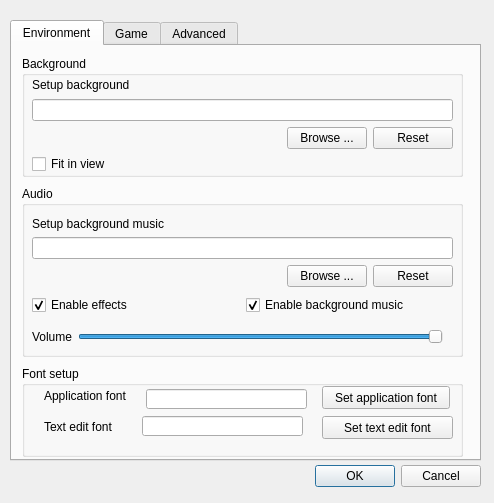
<?xml version="1.0" encoding="UTF-8"?>
<ui version="4.0">
 <class>ConfigDialog</class>
 <widget class="QDialog" name="ConfigDialog">
  <property name="windowModality">
   <enum>Qt::WindowModal</enum>
  </property>
  <property name="geometry">
   <rect>
    <x>0</x>
    <y>0</y>
    <width>494</width>
    <height>503</height>
   </rect>
  </property>
  <property name="windowTitle">
   <string>Config dialog</string>
  </property>
  <widget class="QTabWidget" name="tabWidget">
   <property name="geometry">
    <rect>
     <x>10</x>
     <y>20</y>
     <width>471</width>
     <height>441</height>
    </rect>
   </property>
   <property name="currentIndex">
    <number>0</number>
   </property>
   <widget class="QWidget" name="envTab">
    <attribute name="title">
     <string>Environment</string>
    </attribute>
    <widget class="QGroupBox" name="audioGroupBox">
     <property name="geometry">
      <rect>
       <x>10</x>
       <y>140</y>
       <width>441</width>
       <height>171</height>
      </rect>
     </property>
     <property name="title">
      <string>Audio</string>
     </property>
     <widget class="QWidget" name="layoutWidget">
      <property name="geometry">
       <rect>
        <x>10</x>
        <y>30</y>
        <width>421</width>
        <height>71</height>
       </rect>
      </property>
      <layout class="QVBoxLayout" name="verticalLayout_5">
       <item>
        <widget class="QLabel" name="setupBgMusicLabel">
         <property name="text">
          <string>Setup background music</string>
         </property>
         <property name="buddy">
          <cstring>bgMusicPathLineEdit</cstring>
         </property>
        </widget>
       </item>
       <item>
        <widget class="QLineEdit" name="bgMusicPathLineEdit">
         <property name="readOnly">
          <bool>true</bool>
         </property>
        </widget>
       </item>
       <item>
        <layout class="QHBoxLayout" name="horizontalLayout_2">
         <item>
          <spacer name="horizontalSpacer_2">
           <property name="orientation">
            <enum>Qt::Horizontal</enum>
           </property>
           <property name="sizeHint" stdset="0">
            <size>
             <width>40</width>
             <height>20</height>
            </size>
           </property>
          </spacer>
         </item>
         <item>
          <widget class="QPushButton" name="browseBgMusicButton">
           <property name="text">
            <string>Browse ...</string>
           </property>
          </widget>
         </item>
         <item>
          <widget class="QPushButton" name="resetBgMusicButton">
           <property name="text">
            <string>Reset</string>
           </property>
          </widget>
         </item>
        </layout>
       </item>
      </layout>
     </widget>
     <widget class="QWidget" name="layoutWidget">
      <property name="geometry">
       <rect>
        <x>10</x>
        <y>110</y>
        <width>421</width>
        <height>18</height>
       </rect>
      </property>
      <layout class="QHBoxLayout" name="horizontalLayout_3">
       <item>
        <widget class="QCheckBox" name="enableEffectCheckBox">
         <property name="text">
          <string>Enable effects</string>
         </property>
         <property name="checked">
          <bool>true</bool>
         </property>
        </widget>
       </item>
       <item>
        <widget class="QCheckBox" name="enableBgMusicCheckBox">
         <property name="text">
          <string>Enable background music</string>
         </property>
         <property name="checked">
          <bool>true</bool>
         </property>
        </widget>
       </item>
      </layout>
     </widget>
     <widget class="QWidget" name="layoutWidget">
      <property name="geometry">
       <rect>
        <x>10</x>
        <y>140</y>
        <width>411</width>
        <height>21</height>
       </rect>
      </property>
      <layout class="QHBoxLayout" name="horizontalLayout_5">
       <item>
        <widget class="QLabel" name="volumeLabel">
         <property name="text">
          <string>Volume</string>
         </property>
         <property name="buddy">
          <cstring>volumeSlider</cstring>
         </property>
        </widget>
       </item>
       <item>
        <widget class="QSlider" name="volumeSlider">
         <property name="maximum">
          <number>100</number>
         </property>
         <property name="value">
          <number>100</number>
         </property>
         <property name="orientation">
          <enum>Qt::Horizontal</enum>
         </property>
        </widget>
       </item>
      </layout>
     </widget>
    </widget>
    <widget class="QGroupBox" name="bgGroupBox">
     <property name="geometry">
      <rect>
       <x>10</x>
       <y>10</y>
       <width>441</width>
       <height>121</height>
      </rect>
     </property>
     <property name="title">
      <string>Background</string>
     </property>
     <widget class="QWidget" name="layoutWidget">
      <property name="geometry">
       <rect>
        <x>10</x>
        <y>20</y>
        <width>421</width>
        <height>73</height>
       </rect>
      </property>
      <layout class="QVBoxLayout" name="verticalLayout_2">
       <item>
        <layout class="QVBoxLayout" name="verticalLayout">
         <item>
          <widget class="QLabel" name="backgrounSetupLabel">
           <property name="text">
            <string>Setup background</string>
           </property>
           <property name="buddy">
            <cstring>bgPathLineEdit</cstring>
           </property>
          </widget>
         </item>
         <item>
          <widget class="QLineEdit" name="bgPathLineEdit">
           <property name="readOnly">
            <bool>true</bool>
           </property>
          </widget>
         </item>
        </layout>
       </item>
       <item>
        <layout class="QHBoxLayout" name="horizontalLayout">
         <item>
          <spacer name="horizontalSpacer">
           <property name="orientation">
            <enum>Qt::Horizontal</enum>
           </property>
           <property name="sizeHint" stdset="0">
            <size>
             <width>40</width>
             <height>20</height>
            </size>
           </property>
          </spacer>
         </item>
         <item>
          <widget class="QPushButton" name="browseBgButton">
           <property name="text">
            <string>Browse ...</string>
           </property>
          </widget>
         </item>
         <item>
          <widget class="QPushButton" name="resetBgButton">
           <property name="text">
            <string>Reset</string>
           </property>
          </widget>
         </item>
        </layout>
       </item>
      </layout>
     </widget>
     <widget class="QCheckBox" name="fitInViewCheckBox">
      <property name="geometry">
       <rect>
        <x>10</x>
        <y>100</y>
        <width>151</width>
        <height>16</height>
       </rect>
      </property>
      <property name="text">
       <string>Fit in view</string>
      </property>
     </widget>
     <zorder>fitInViewCheckBox</zorder>
     <zorder>layoutWidget</zorder>
    </widget>
    <widget class="QGroupBox" name="fontSetupGroupBox">
     <property name="geometry">
      <rect>
       <x>10</x>
       <y>320</y>
       <width>441</width>
       <height>91</height>
      </rect>
     </property>
     <property name="title">
      <string>Font setup</string>
     </property>
     <widget class="QPushButton" name="changeAppFontButton">
      <property name="geometry">
       <rect>
        <x>300</x>
        <y>20</y>
        <width>128</width>
        <height>23</height>
       </rect>
      </property>
      <property name="text">
       <string>Set application font</string>
      </property>
     </widget>
     <widget class="QLabel" name="appFontLabel">
      <property name="geometry">
       <rect>
        <x>22</x>
        <y>22</y>
        <width>96</width>
        <height>16</height>
       </rect>
      </property>
      <property name="text">
       <string>Application font</string>
      </property>
     </widget>
     <widget class="QLineEdit" name="appFontLineEdit">
      <property name="enabled">
       <bool>true</bool>
      </property>
      <property name="geometry">
       <rect>
        <x>124</x>
        <y>23</y>
        <width>161</width>
        <height>20</height>
       </rect>
      </property>
      <property name="readOnly">
       <bool>true</bool>
      </property>
     </widget>
     <widget class="QLineEdit" name="textEditFontLineEdit">
      <property name="enabled">
       <bool>true</bool>
      </property>
      <property name="geometry">
       <rect>
        <x>120</x>
        <y>50</y>
        <width>161</width>
        <height>20</height>
       </rect>
      </property>
      <property name="readOnly">
       <bool>false</bool>
      </property>
     </widget>
     <widget class="QPushButton" name="setTextEditFontButton">
      <property name="geometry">
       <rect>
        <x>300</x>
        <y>50</y>
        <width>131</width>
        <height>23</height>
       </rect>
      </property>
      <property name="text">
       <string>Set text edit font</string>
      </property>
     </widget>
     <widget class="QLabel" name="textEditFontLabel">
      <property name="geometry">
       <rect>
        <x>22</x>
        <y>53</y>
        <width>91</width>
        <height>16</height>
       </rect>
      </property>
      <property name="text">
       <string>Text edit font</string>
      </property>
     </widget>
    </widget>
   </widget>
   <widget class="QWidget" name="gameTab">
    <attribute name="title">
     <string>Game</string>
    </attribute>
    <widget class="QWidget" name="layoutWidget">
     <property name="geometry">
      <rect>
       <x>10</x>
       <y>20</y>
       <width>236</width>
       <height>22</height>
      </rect>
     </property>
     <layout class="QFormLayout" name="formLayout">
      <property name="fieldGrowthPolicy">
       <enum>QFormLayout::AllNonFixedFieldsGrow</enum>
      </property>
      <item row="0" column="0">
       <widget class="QLabel" name="nullificationLabel">
        <property name="text">
         <string>Nullification count down</string>
        </property>
       </widget>
      </item>
      <item row="0" column="1">
       <widget class="QSpinBox" name="nullificationSpinBox">
        <property name="suffix">
         <string> seconds</string>
        </property>
        <property name="minimum">
         <number>5</number>
        </property>
        <property name="maximum">
         <number>15</number>
        </property>
        <property name="value">
         <number>8</number>
        </property>
       </widget>
      </item>
     </layout>
    </widget>
    <widget class="QCheckBox" name="neverNullifyMyTrickCheckBox">
     <property name="geometry">
      <rect>
       <x>10</x>
       <y>60</y>
       <width>239</width>
       <height>16</height>
      </rect>
     </property>
     <property name="text">
      <string>Never nullify my single target trick</string>
     </property>
     <property name="checked">
      <bool>true</bool>
     </property>
    </widget>
   </widget>
   <widget class="QWidget" name="advanced">
    <attribute name="title">
     <string>Advanced</string>
    </attribute>
    <widget class="QGroupBox" name="wanGroupBox">
     <property name="geometry">
      <rect>
       <x>20</x>
       <y>20</y>
       <width>431</width>
       <height>131</height>
      </rect>
     </property>
     <property name="title">
      <string>WAN config (Base on IRC network)</string>
     </property>
     <widget class="QWidget" name="layoutWidget">
      <property name="geometry">
       <rect>
        <x>10</x>
        <y>20</y>
        <width>411</width>
        <height>100</height>
       </rect>
      </property>
      <layout class="QFormLayout" name="formLayout_2">
       <item row="0" column="1">
        <widget class="QLineEdit" name="ircHostLineEdit">
         <property name="text">
          <string>irc.freenode.net</string>
         </property>
         <property name="alignment">
          <set>Qt::AlignLeading|Qt::AlignLeft|Qt::AlignVCenter</set>
         </property>
        </widget>
       </item>
       <item row="0" column="0">
        <widget class="QLabel" name="ircHostLabel">
         <property name="text">
          <string>Host</string>
         </property>
        </widget>
       </item>
       <item row="1" column="1">
        <widget class="QLineEdit" name="ircPortLineEdit">
         <property name="text">
          <string>6667</string>
         </property>
         <property name="alignment">
          <set>Qt::AlignLeading|Qt::AlignLeft|Qt::AlignVCenter</set>
         </property>
        </widget>
       </item>
       <item row="2" column="1">
        <widget class="QLineEdit" name="nickLineEdit">
         <property name="alignment">
          <set>Qt::AlignLeading|Qt::AlignLeft|Qt::AlignVCenter</set>
         </property>
         <property name="placeholderText">
          <string>the system will provide a random name if leave empty</string>
         </property>
        </widget>
       </item>
       <item row="3" column="1">
        <widget class="QLineEdit" name="channelLineEdit">
         <property name="text">
          <string>#sgs</string>
         </property>
         <property name="alignment">
          <set>Qt::AlignLeading|Qt::AlignLeft|Qt::AlignVCenter</set>
         </property>
        </widget>
       </item>
       <item row="1" column="0">
        <widget class="QLabel" name="ircPortLabel">
         <property name="text">
          <string>Port</string>
         </property>
        </widget>
       </item>
       <item row="2" column="0">
        <widget class="QLabel" name="nickLabel">
         <property name="text">
          <string>Nick</string>
         </property>
        </widget>
       </item>
       <item row="3" column="0">
        <widget class="QLabel" name="channelLabel">
         <property name="text">
          <string>Channel</string>
         </property>
        </widget>
       </item>
      </layout>
     </widget>
    </widget>
   </widget>
  </widget>
  <widget class="QDialogButtonBox" name="buttonBox">
   <property name="geometry">
    <rect>
     <x>140</x>
     <y>460</y>
     <width>341</width>
     <height>32</height>
    </rect>
   </property>
   <property name="orientation">
    <enum>Qt::Horizontal</enum>
   </property>
   <property name="standardButtons">
    <set>QDialogButtonBox::Cancel|QDialogButtonBox::Ok</set>
   </property>
  </widget>
 </widget>
 <resources/>
 <connections>
  <connection>
   <sender>buttonBox</sender>
   <signal>accepted()</signal>
   <receiver>ConfigDialog</receiver>
   <slot>accept()</slot>
   <hints>
    <hint type="sourcelabel">
     <x>248</x>
     <y>254</y>
    </hint>
    <hint type="destinationlabel">
     <x>157</x>
     <y>274</y>
    </hint>
   </hints>
  </connection>
  <connection>
   <sender>buttonBox</sender>
   <signal>rejected()</signal>
   <receiver>ConfigDialog</receiver>
   <slot>reject()</slot>
   <hints>
    <hint type="sourcelabel">
     <x>316</x>
     <y>260</y>
    </hint>
    <hint type="destinationlabel">
     <x>286</x>
     <y>274</y>
    </hint>
   </hints>
  </connection>
 </connections>
</ui>
